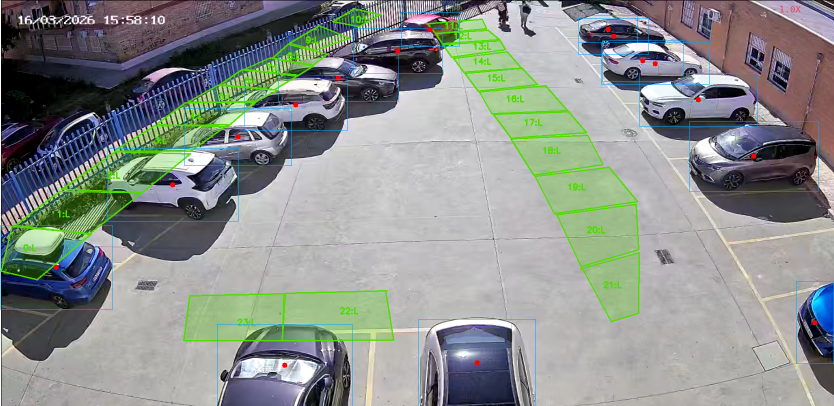
#> input picture imgs/resultado.png, 1668 x 812 px (shown at 1/2 size)
$ python detector.py --img imgs/resultado.png
#> lines starting #> are read from the running program, lines starting #| are printed output that depends on the picture; after the words box and inside, x2 and y2 are one past the last pixel; in counts of white or black regions, pixels touching at a corner belong together
"""
detector.py
────────────────────────────────────────────────
Detecta plazas libres/ocupadas usando varianza
de píxeles dentro de cada polígono.

Uso:
    python detector.py --img imgs/foto.png
    python detector.py --img imgs/foto.png --umbral 800

Salida:
    imgs/estado.json   ← resultado por plaza
    imgs/resultado.png ← imagen anotada (opcional con --visual)
────────────────────────────────────────────────
"""

import cv2
import json
import numpy as np
import argparse
from pathlib import Path
from datetime import datetime

# ── Configuración por defecto ─────────────────
SPOTS_JSON   = Path("imgs/spots.json")
OUTPUT_JSON  = Path("imgs/estado.json")
OUTPUT_IMG   = Path("imgs/resultado.png")
UMBRAL_VAR   = 600   # por encima → OCUPADA (ajustar según tu cámara/luz)
# ─────────────────────────────────────────────

COL_LIBRE    = (0, 220, 80)    # verde
COL_OCUPADA  = (0, 60, 220)    # rojo


def cargar_spots(path: Path):
    with open(path) as f:
        return json.load(f)


def varianza_plaza(img_gray, puntos):
    """Calcula la varianza de los píxeles dentro del polígono."""
    mask = np.zeros(img_gray.shape[:2], dtype=np.uint8)
    pts  = np.array(puntos, dtype=np.int32)
    cv2.fillPoly(mask, [pts], 255)
    pixeles = img_gray[mask == 255]
    if len(pixeles) == 0:
        return 0.0
    return float(np.var(pixeles))


def analizar(img_path: Path, spots, umbral: float, guardar_visual: bool):
    img = cv2.imread(str(img_path))
    if img is None:
        raise FileNotFoundError(f"No se encontró: {img_path}")

    gray    = cv2.cvtColor(img, cv2.COLOR_BGR2GRAY)
    canvas  = img.copy()
    overlay = img.copy()

    resultados = []

    for s in spots:
        var    = varianza_plaza(gray, s["points"])
        estado = "OCUPADA" if var > umbral else "LIBRE"
        color  = COL_OCUPADA if estado == "OCUPADA" else COL_LIBRE

        resultados.append({
            "id":       s["id"],
            "estado":   estado,
            "varianza": round(var, 1)
        })

        # Dibujar en la imagen
        pts_np = np.array(s["points"], dtype=np.int32)
        cv2.fillPoly(overlay, [pts_np], color)
        cv2.polylines(canvas, [pts_np], isClosed=True, color=color, thickness=2)

        cx = int(pts_np[:, 0].mean())
        cy = int(pts_np[:, 1].mean())
        cv2.putText(canvas, f"{s['id']}:{estado[0]}",
                    (cx - 16, cy + 6),
                    cv2.FONT_HERSHEY_SIMPLEX, 0.55, color, 2)

    cv2.addWeighted(overlay, 0.25, canvas, 0.75, 0, canvas)

    if guardar_visual:
        cv2.imwrite(str(OUTPUT_IMG), canvas)
        print(f"✓ Imagen anotada guardada en '{OUTPUT_IMG}'")

    return resultados, canvas


def guardar_json(resultados, img_path: Path):
    libres   = [r for r in resultados if r["estado"] == "LIBRE"]
    ocupadas = [r for r in resultados if r["estado"] == "OCUPADA"]

    salida = {
        "timestamp":      datetime.now().isoformat(timespec="seconds"),
        "imagen":         str(img_path),
        "total_plazas":   len(resultados),
        "libres":         len(libres),
        "ocupadas":       len(ocupadas),
        "plazas":         resultados
    }

    OUTPUT_JSON.parent.mkdir(parents=True, exist_ok=True)
    with open(OUTPUT_JSON, "w") as f:
        json.dump(salida, f, indent=2, ensure_ascii=False)

    print(f"✓ Estado guardado en '{OUTPUT_JSON}'")
    print(f"  Total: {len(resultados)}  |  Libres: {len(libres)}  |  Ocupadas: {len(ocupadas)}")
    for r in resultados:
        icono = "🟢" if r["estado"] == "LIBRE" else "🔴"
        print(f"  {icono} Plaza {r['id']:>2}  {r['estado']:<8}  var={r['varianza']}")


def main():
    parser = argparse.ArgumentParser(description="Detector de plazas de aparcamiento")
    parser.add_argument("--img",     required=True,            help="Imagen a analizar")
    parser.add_argument("--umbral",  type=float, default=UMBRAL_VAR, help="Umbral de varianza (def: 600)")
    parser.add_argument("--visual",  action="store_true",      help="Guardar imagen anotada")
    parser.add_argument("--spots",   default=str(SPOTS_JSON),  help="Ruta al spots.json")
    args = parser.parse_args()

    spots      = cargar_spots(Path(args.spots))
#> (reads imgs/spots.json from the repository)
    resultados, _ = analizar(Path(args.img), spots, args.umbral, args.visual)
#> in analizar, img is the input picture: shape (812, 1668, 3); mean B, G, R 140, 143.8, 138.3
#> in analizar, `gray    = cv2.cvtColor(img, cv2.COLOR_BGR2GRAY)`:
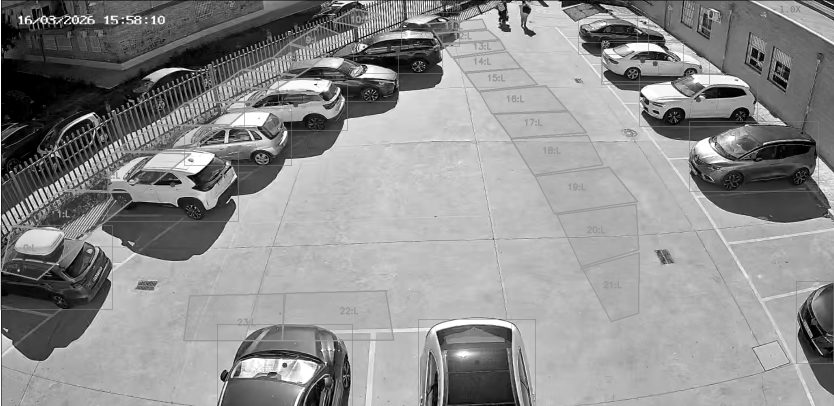
#> gray: shape (812, 1668) (shown at 1/2 size); min 0, max 255, mean 141.7
#> the loop in analizar, `for s in spots:` made 24 passes
#> (var, estado, color) on passes 1 to 12: (4274.3, 'OCUPADA', (0, 60, 220)), (2488.6, 'OCUPADA', (0, 60, 220)), (3368.6, 'OCUPADA', (0, 60, 220)), (1915, 'OCUPADA', (0, 60, 220)), (2758.5, 'OCUPADA', (0, 60, 220)), (2170.5, 'OCUPADA', (0, 60, 220)), (2326.5, 'OCUPADA', (0, 60, 220)), (2215.4, 'OCUPADA', (0, 60, 220)), (2017.6, 'OCUPADA', (0, 60, 220)), (2388.6, 'OCUPADA', (0, 60, 220)), (1855.5, 'OCUPADA', (0, 60, 220)), (2391.3, 'OCUPADA', (0, 60, 220))
#> after the loop in analizar, `for s in spots:`:
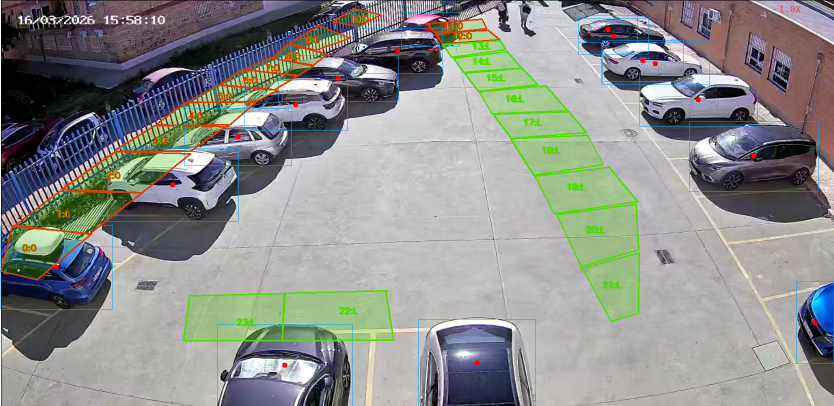
#> canvas: shape (812, 1668, 3) (shown at 1/2 size); 1.52% of pixels changed, all inside (x1, y1, x2, y2) = (1, 16, 1280, 684)
#> after the loop in analizar, `for s in spots:`:
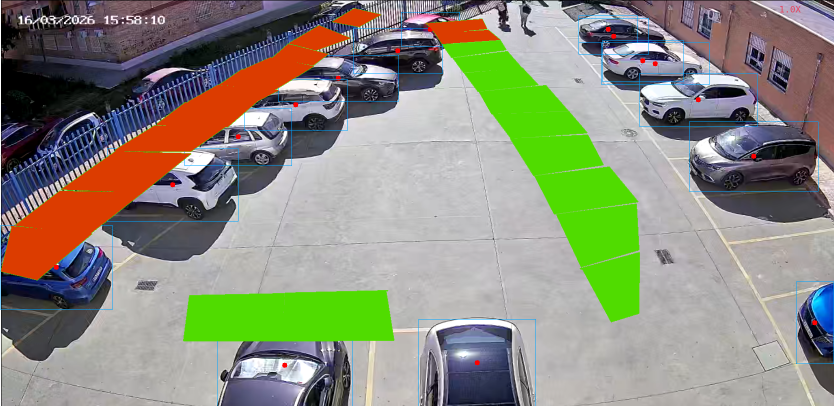
#> overlay: shape (812, 1668, 3) (shown at 1/2 size); 12.97% of pixels changed, all inside (x1, y1, x2, y2) = (2, 17, 1277, 682)
#> after the loop in analizar, `for s in spots:`: resultados = 24 items
#> in analizar, `cv2.addWeighted(overlay, 0.25, canvas, 0.75, 0, canvas)`:
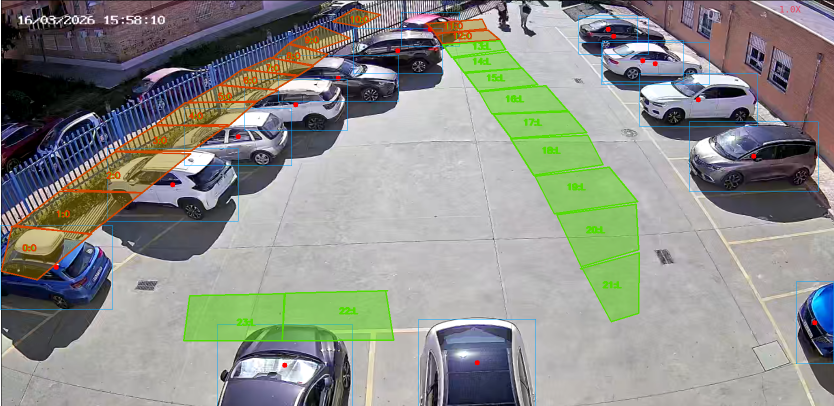
#> canvas: shape (812, 1668, 3) (shown at 1/2 size); 12.53% of pixels changed, all inside (x1, y1, x2, y2) = (1, 16, 1280, 684)
#> resultados = 24 items
    guardar_json(resultados, Path(args.img))
#> in guardar_json, `libres   = [r for r in resultados if r["estado"] == "LIBRE"]`: libres = 11 items
#> in guardar_json, `ocupadas = [r for r in resultados if r["estado"] == "OCUPADA"]`: ocupadas = 13 items
#|   Total: 24  |  Libres: 11  |  Ocupadas: 13
#> the loop in guardar_json, `for r in resultados:` made 24 passes
#> (r, icono) on passes 1 to 12: ({'id': 0, 'estado': 'OCUPADA', 'varianza': 4274.3}, '🔴'), ({'id': 1, 'estado': 'OCUPADA', 'varianza': 2488.6}, '🔴'), ({'id': 2, 'estado': 'OCUPADA', 'varianza': 3368.6}, '🔴'), ({'id': 3, 'estado': 'OCUPADA', 'varianza': 1915}, '🔴'), ({'id': 4, 'estado': 'OCUPADA', 'varianza': 2758.5}, '🔴'), ({'id': 5, 'estado': 'OCUPADA', 'varianza': 2170.5}, '🔴'), ({'id': 6, 'estado': 'OCUPADA', 'varianza': 2326.5}, '🔴'), ({'id': 7, 'estado': 'OCUPADA', 'varianza': 2215.4}, '🔴'), ({'id': 8, 'estado': 'OCUPADA', 'varianza': 2017.6}, '🔴'), ({'id': 9, 'estado': 'OCUPADA', 'varianza': 2388.6}, '🔴'), ({'id': 10, 'estado': 'OCUPADA', 'varianza': 1855.5}, '🔴'), ({'id': 11, 'estado': 'OCUPADA', 'varianza': 2391.3}, '🔴')
#|   🔴 Plaza  0  OCUPADA   var=4274.3
#|   🔴 Plaza  1  OCUPADA   var=2488.6
#|   🔴 Plaza  2  OCUPADA   var=3368.6
#|   🔴 Plaza  3  OCUPADA   var=1915.0
#|   🔴 Plaza  4  OCUPADA   var=2758.5
#|   🔴 Plaza  5  OCUPADA   var=2170.5
#|   🔴 Plaza  6  OCUPADA   var=2326.5
#|   🔴 Plaza  7  OCUPADA   var=2215.4
#> (further printed lines are left out)


if __name__ == "__main__":
    main()
